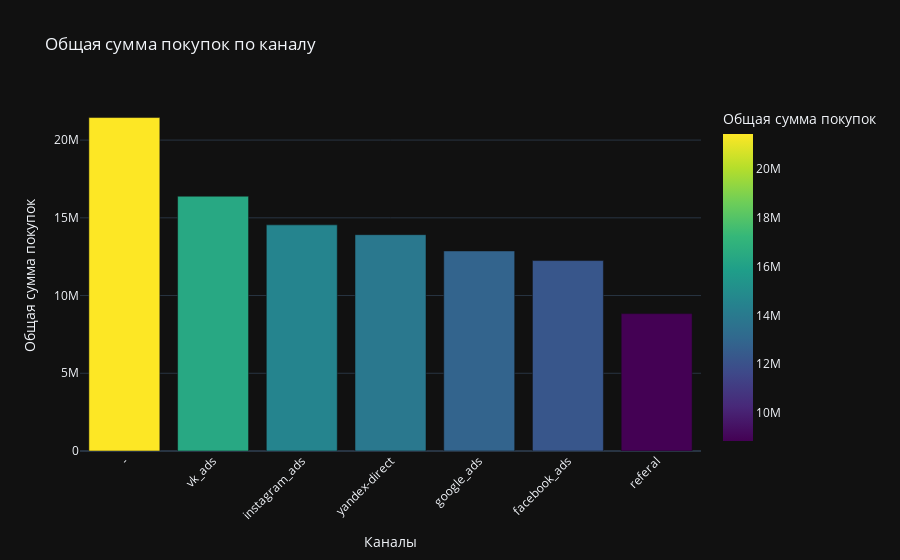

This figure's notebook cell:
### Code cell
# Построение графика с общей суммой покупок по каналу
fig = px.bar(purchase_sum_by_channel, x="utm_source", y="total_purchase_sum",
             title="Общая сумма покупок по каналу",
             labels={"utm_source": "Канал", "total_purchase_sum": "Общая сумма покупок"},
             color="total_purchase_sum", color_continuous_scale="Viridis")

# Настройка внешнего вида
fig.update_layout(
    xaxis_title="Каналы",
    yaxis_title="Общая сумма покупок",
    xaxis_tickangle=-45,
    template="plotly_dark"  # Можно использовать другую тему, если нужно
)

# Отображение графика
fig.show()

### Figure 1 — Plotly figure (JSON) as saved in the notebook; plotly's stock layout.template omitted (floating-point values rounded to 4 significant figures)
{"data": [{"alignmentgroup": "True", "hovertemplate": "Канал=%{x}<br>Общая сумма покупок=%{marker.color}<extra></extra>", "legendgroup": "", "marker": {"color": [21450000.0, 16390000.0, 14546969, 13915368, 12868276, 12249901, 8837000.0], "coloraxis": "coloraxis", "pattern": {"shape": ""}}, "name": "", "offsetgroup": "", "orientation": "v", "showlegend": false, "textposition": "auto", "type": "bar", "x": ["-", "vk_ads", "instagram_ads", "yandex-direct", "google_ads", "facebook_ads", "referal"], "xaxis": "x", "y": [21450000.0, 16390000.0, 14546969, 13915368, 12868276, 12249901, 8837000.0], "yaxis": "y"}], "layout": {"autosize": true, "barmode": "relative", "coloraxis": {"colorbar": {"title": {"text": "Общая сумма покупок"}}, "colorscale": [[0, "#440154"], [0.1111, "#482878"], [0.2222, "#3e4989"], [0.3333, "#31688e"], [0.4444, "#26828e"], [0.5556, "#1f9e89"], [0.6667, "#35b779"], [0.7778, "#6ece58"], [0.8889, "#b5de2b"], [1, "#fde725"]]}, "legend": {"tracegroupgap": 0}, "title": {"text": "Общая сумма покупок по каналу"}, "xaxis": {"anchor": "y", "autorange": true, "domain": [0, 1], "range": [-0.5, 6.5], "tickangle": -45, "title": {"text": "Каналы"}, "type": "category"}, "yaxis": {"anchor": "x", "autorange": true, "domain": [0, 1], "range": [0, 22580000.0], "title": {"text": "Общая сумма покупок"}, "type": "linear"}}}
